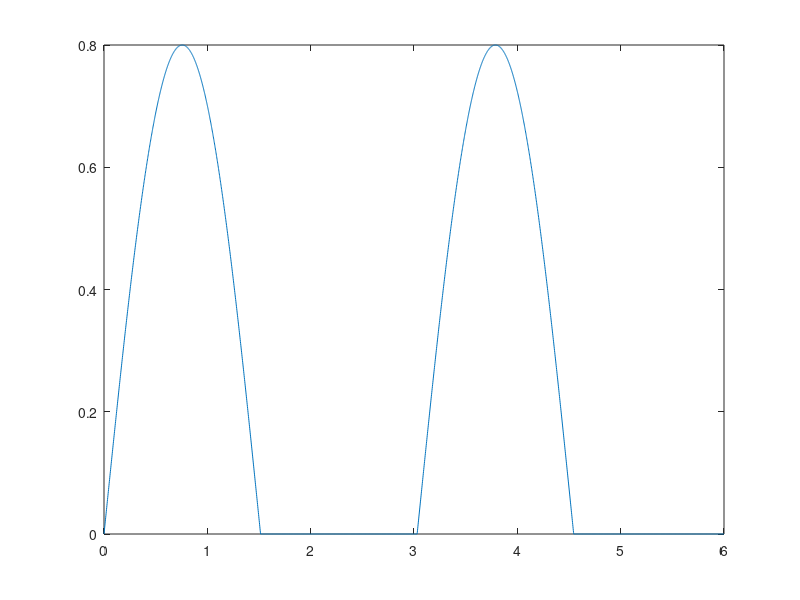
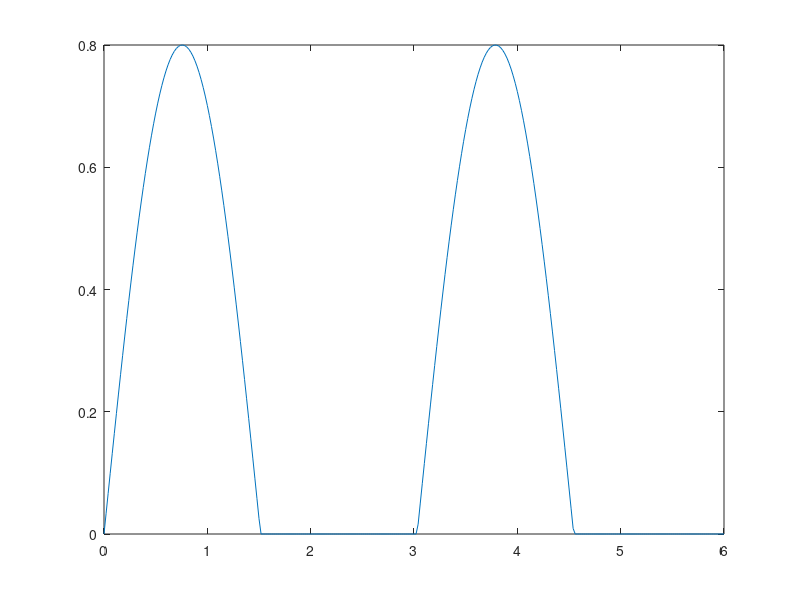
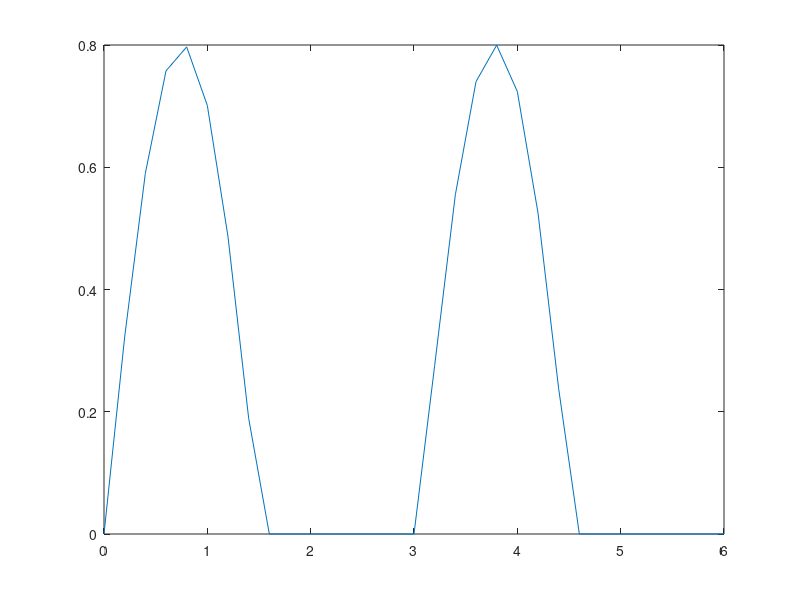

Write the MATLAB code that produced these figures, in order.
% rezolutie temporara 2ms
figure(1)
% semnal sinusoidal initial (neredresat)
f= 0.33; % f = 1/T = 1/3 = 0.33
t1=0:0.002:6; %6 => afisez doua perioade
s1=0.8*sin(2*pi*f*t1);
%semnal sinuroidal RMA
s1(s1<0)=0;
plot(t1,s1)

%%

% rezolutie temporara 20ms
figure(2)
% semnal sinusoidal initial (neredresat)
f= 0.33; % f = 1/T = 1/3 = 0.33
t2=0:0.02:6;
s2=0.8*sin(2*pi*f*t2);
%semnal sinuroidal RMA
s2(s2<0)=0;
plot(t2,s2)

%%

% rezolutie temporara 200ms
figure(3)
% semnal sinusoidal initial (neredresat)
f= 0.33; % f = 1/T = 1/3 = 0.33
t3=0:0.2:6;
s3=0.8*sin(2*pi*f*t3);
%semnal sinuroidal RMA
s3(s3<0)=0;
plot(t3,s3)